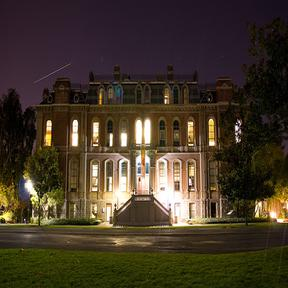
#> input picture 1.jpg, 288 x 288 px, given in place of the camera
$ jupyter execute --allow-errors 'MORPHOLOGICAL OPERATIONS.ipynb'
#> lines starting #> are read from the running program, lines starting #| are printed output that depends on the picture; after the words box and inside, x2 and y2 are one past the last pixel; in counts of white or black regions, pixels touching at a corner belong together
[cell 1]
import cv2
import numpy as np

cap = cv2.VideoCapture(0)

while(1):

    _, frame = cap.read()
#> frame is the input picture: shape (288, 288, 3); mean B, G, R 40.2, 55.9, 67.5
    hsv = cv2.cvtColor(frame, cv2.COLOR_BGR2HSV)
#> hsv: shape (288, 288, 3); mean H, S, V 58.1, 139, 68.6

    lower_red = np.array([30,150,50])
    upper_red = np.array([255,255,180])

    mask = cv2.inRange(hsv, lower_red, upper_red)
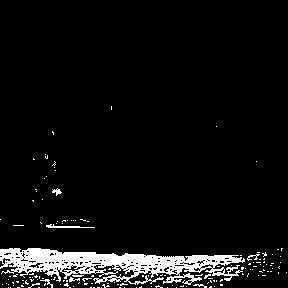
#> mask: shape (288, 288); 6.2% white; 153 white regions (145 under 20 px), largest, box (x1, y1, x2, y2) and area: (0, 248, 245, 285) 4423, (46, 224, 95, 228) 90, (52, 188, 62, 196) 39
    res = cv2.bitwise_and(frame,frame, mask= mask)
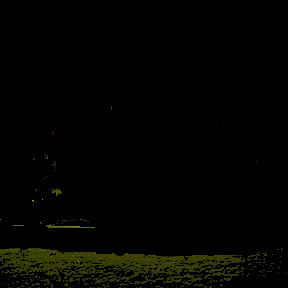
#> res: shape (288, 288, 3); mean B, G, R 0.5, 3.7, 3.4

    kernel = np.ones((5,5),np.uint8)
    erosion = cv2.erode(mask,kernel,iterations = 1)
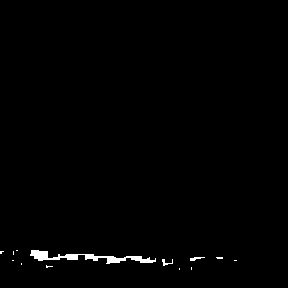
#> erosion: shape (288, 288); 0.85% white; 13 white regions (10 under 20 px), largest, box (x1, y1, x2, y2) and area: (30, 250, 156, 264) 589, (190, 257, 205, 261) 33, (162, 259, 173, 266) 32
    dilation = cv2.dilate(mask,kernel,iterations = 1)
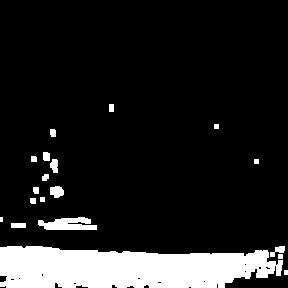
#> dilation: shape (288, 288); 13.1% white; 19 white regions (1 under 20 px), largest, box (x1, y1, x2, y2) and area: (0, 246, 283, 288) 9541, (38, 217, 97, 230) 548, (50, 186, 64, 198) 132

    cv2.imshow('Original',frame)
    cv2.imshow('Mask',mask)
    cv2.imshow('Erosion',erosion)
    cv2.imshow('Dilation',dilation)

    k = cv2.waitKey(5) & 0xFF
#> (key Esc is pressed here)
    if k == 27:
        break

cv2.destroyAllWindows()
cap.release()

[cell 2]
cap = cv2.VideoCapture(1)

while(1):

    _, frame = cap.read()
    hsv = cv2.cvtColor(frame, cv2.COLOR_BGR2HSV)

    lower_red = np.array([30,150,50])
    upper_red = np.array([255,255,180])

    mask = cv2.inRange(hsv, lower_red, upper_red)
    res = cv2.bitwise_and(frame,frame, mask= mask)

    kernel = np.ones((5,5),np.uint8)

    opening = cv2.morphologyEx(mask, cv2.MORPH_OPEN, kernel)
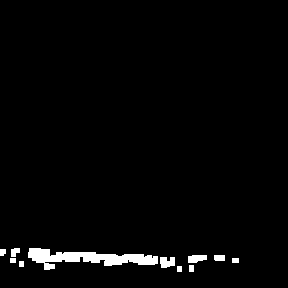
#> opening: shape (288, 288); 2.3% white; 11 white regions, largest, box (x1, y1, x2, y2) and area: (28, 248, 158, 270) 1351, (160, 257, 175, 268) 136, (188, 255, 207, 263) 125
    closing = cv2.morphologyEx(mask, cv2.MORPH_CLOSE, kernel)
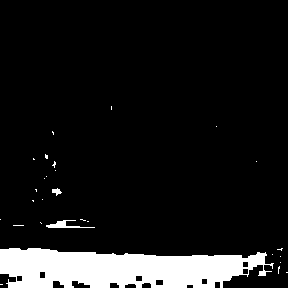
#> closing: shape (288, 288); 10% white; 28 white regions (25 under 20 px), largest, box (x1, y1, x2, y2) and area: (0, 248, 274, 288) 8011, (46, 220, 95, 228) 158, (52, 188, 62, 196) 44

    cv2.imshow('Original',frame)
    cv2.imshow('Mask',mask)
    cv2.imshow('Opening',opening)
    cv2.imshow('Closing',closing)

    k = cv2.waitKey(5) & 0xFF
#> (key Esc is pressed here)
    if k == 27:
        break

cv2.destroyAllWindows()
cap.release()
